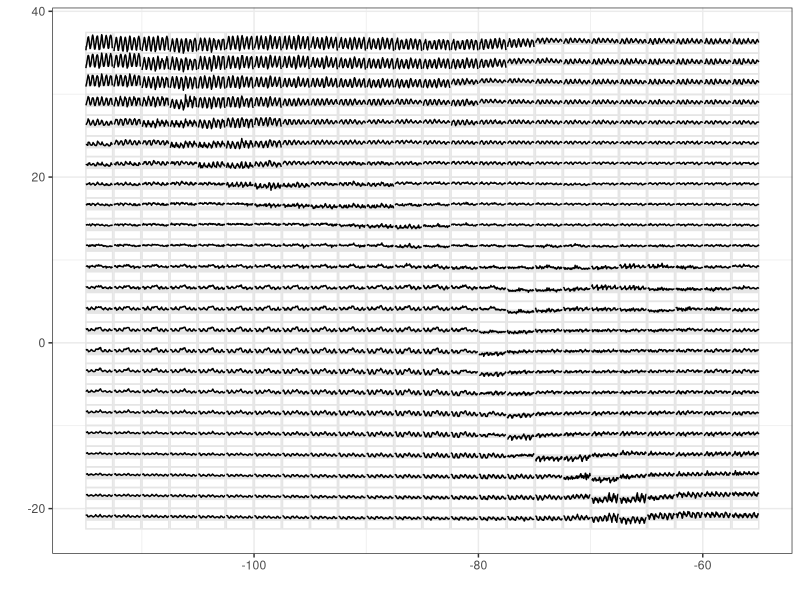

R code for this plot:
## ---- chunk 1
ignore <- suppressMessages(library(ggplot2))
ignore <- suppressMessages(library(plyr))
ignore <- suppressMessages(library(GGally))
ignore <- lapply(dir(file.path("..", "R"), full.names = TRUE), source)
knitr::opts_chunk$set(fig.width = 9, fig.height = 7, fig.retina = 2)
## ---- chunk 2
data(nasa)
temp.gly <- glyphs(nasa, "long", "day", "lat", "surftemp", height=2.5)
ggplot(temp.gly, ggplot2::aes(gx, gy, group = gid)) +
  add_ref_lines(temp.gly, color = "grey90") +
  add_ref_boxes(temp.gly, color = "grey90") +
  geom_path() +
  theme_bw() +
  labs(x = "", y = "")
